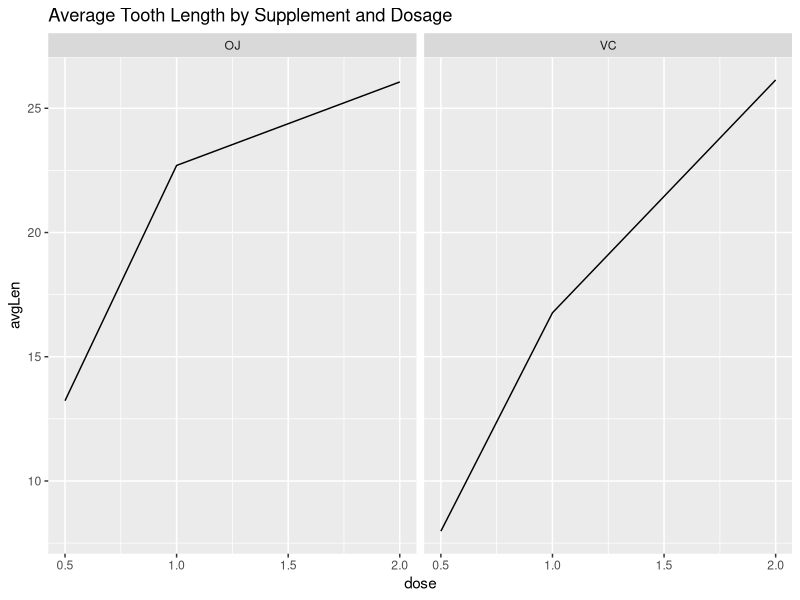
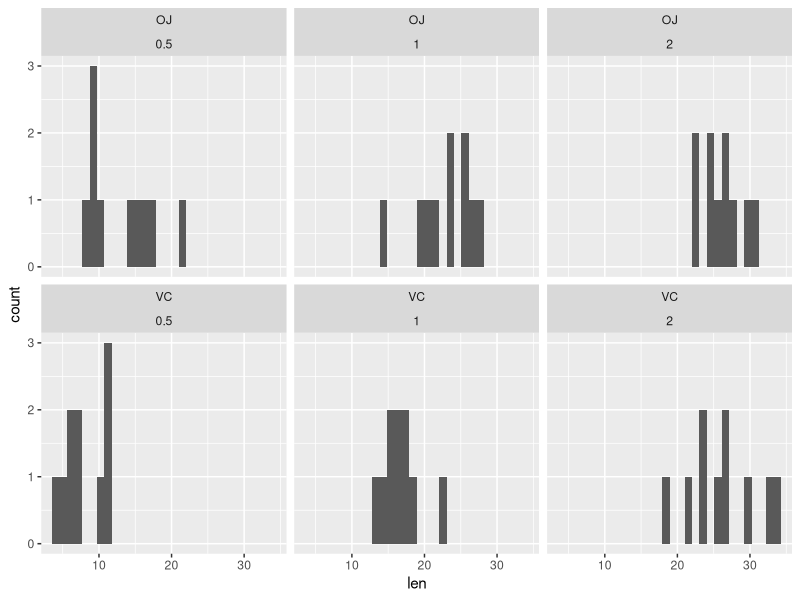

Write the R code that produced these figures, in order.
## ---- chunk 1
knitr::opts_chunk$set(echo = TRUE)
## ---- chunk 2
data(ToothGrowth)
summary(ToothGrowth)
## ---- chunk 3
library(dplyr)
library(ggplot2)

suppDose <- ToothGrowth %>% 
    group_by(supp, dose) %>%
    summarize(avgLen = mean(len))
## ---- chunk 4
ggplot(suppDose, aes(x=dose, y=avgLen)) +
    geom_line() +
    facet_wrap(  ~ supp) +
    ggtitle("Average Tooth Length by Supplement and Dosage")

## ---- chunk 5
ggplot(ToothGrowth, aes(len)) +
    geom_histogram(bins = 30) +
    facet_wrap(supp ~ dose)
## ---- chunk 6
p <- c(
    t.test(ToothGrowth[ToothGrowth$dose == 0.5,]$len, ToothGrowth[ToothGrowth$dose == 1,]$len)$p.value,
    t.test(ToothGrowth[ToothGrowth$dose == 0.5,]$len, ToothGrowth[ToothGrowth$dose == 2,]$len)$p.value,
    t.test(ToothGrowth[ToothGrowth$dose == 1,]$len, ToothGrowth[ToothGrowth$dose == 2,]$len)$p.value,
    t.test(ToothGrowth[ToothGrowth$supp == "OJ",]$len, ToothGrowth[ToothGrowth$supp == "VC",]$len)$p.value
)
## ---- chunk 7
OJSupp <- ToothGrowth[ToothGrowth$supp == "OJ",]
VCSupp <- ToothGrowth[ToothGrowth$supp == "VC",]
p <- c(
    p,
    t.test(OJSupp[OJSupp$dose == 0.5,]$len, VCSupp[VCSupp$dose == 0.5,]$len)$p.value,
    t.test(OJSupp[OJSupp$dose == 1,]$len, VCSupp[VCSupp$dose == 1,]$len)$p.value,
    t.test(OJSupp[OJSupp$dose == 2,]$len, VCSupp[VCSupp$dose == 2,]$len)$p.value
)
## ---- chunk 8
p.adjust(p, method = "BH") < 0.05

